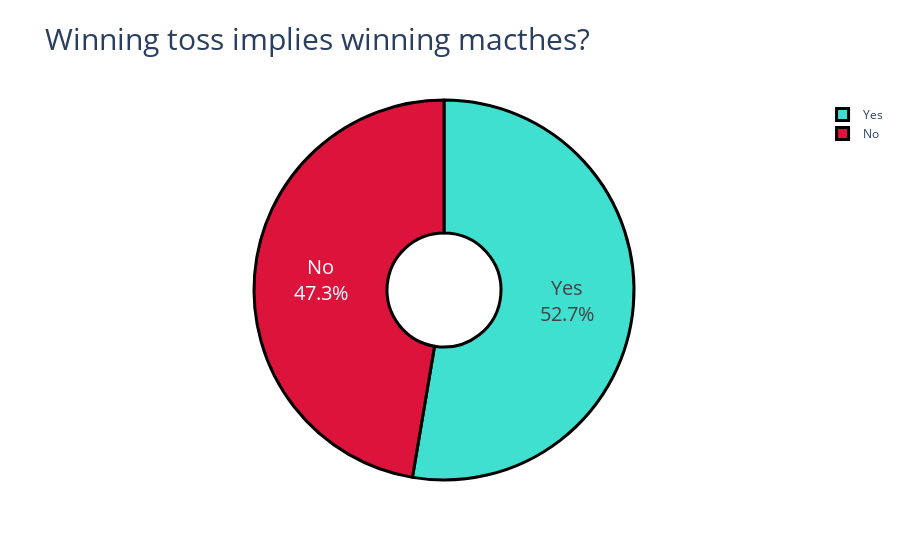

Notebook code cell kept with this figure:
### Markdown cell above
Most of the times, teams decide to field first, except in season 2009,2010,2013 where teams decided to bat first mostly.
Since 2014, teams have overwhelmingly chosen to bat second. Especially since 2016, teams have chosen to field for more than 80% of the times.

### Code cell
labels =["Yes",'No']
values = ipl['winner'].value_counts()
colors = ['turquoise', 'crimson']
fig = go.Figure(data=[go.Pie(labels=labels,
                             values=values,hole=.3)])
fig.update_traces(hoverinfo='label+percent', textinfo='label+percent', textfont_size=20,
                  marker=dict(colors=colors, line=dict(color='#000000', width=3)))
fig.update_layout(title="Winning toss implies winning macthes?",
                  titlefont={'size': 30},
                  )
fig.show()

### Figure 1 — Plotly figure (JSON) as saved in the notebook; plotly's stock layout.template omitted (floating-point values rounded to 4 significant figures)
{"data": [{"hole": 0.3, "hoverinfo": "label+percent", "labels": ["Yes", "No"], "marker": {"colors": ["turquoise", "crimson"], "line": {"color": "#000000", "width": 3}}, "textfont": {"size": 20}, "textinfo": "label+percent", "type": "pie", "values": [109, 98, 92, 82, 81, 75, 66, 56, 29, 13, 12, 10, 9, 6, 5]}], "layout": {"title": {"font": {"size": 30}, "text": "Winning toss implies winning macthes?"}}}
